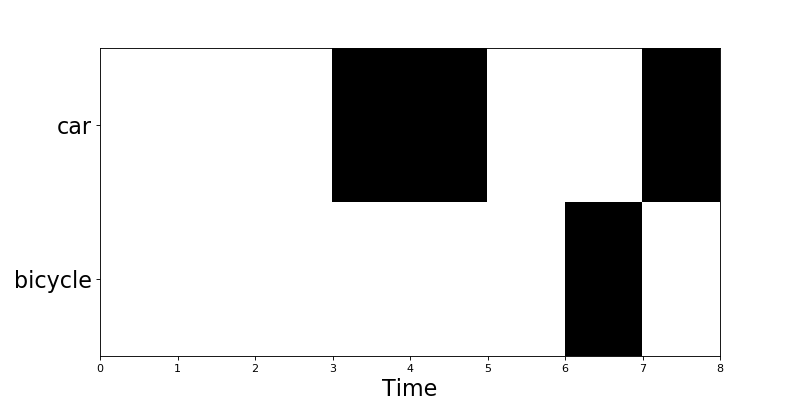

Write the Python code that produced this figure.
import dcase_util
import tempfile
tmp = tempfile.NamedTemporaryFile('r+', suffix='.txt',delete=False)
dcase_util.utils.Example.event_metadata_container().save(filename=tmp.name)

# Define processing chain
chain = dcase_util.processors.ProcessingChain([
    {
        'processor_name': 'dcase_util.processors.MetadataReadingProcessor',
        'init_parameters': {}
    },
    {
        'processor_name': 'dcase_util.processors.EventRollEncodingProcessor',
        'init_parameters': {
            'label_list': dcase_util.utils.Example.event_metadata_container().unique_event_labels,
            'time_resolution': 0.02,
        }
    }
])

# Do the processing
data = chain.process(
    filename=tmp.name,
    focus_filename='test1.wav'
)

# Plot data
data.plot()
